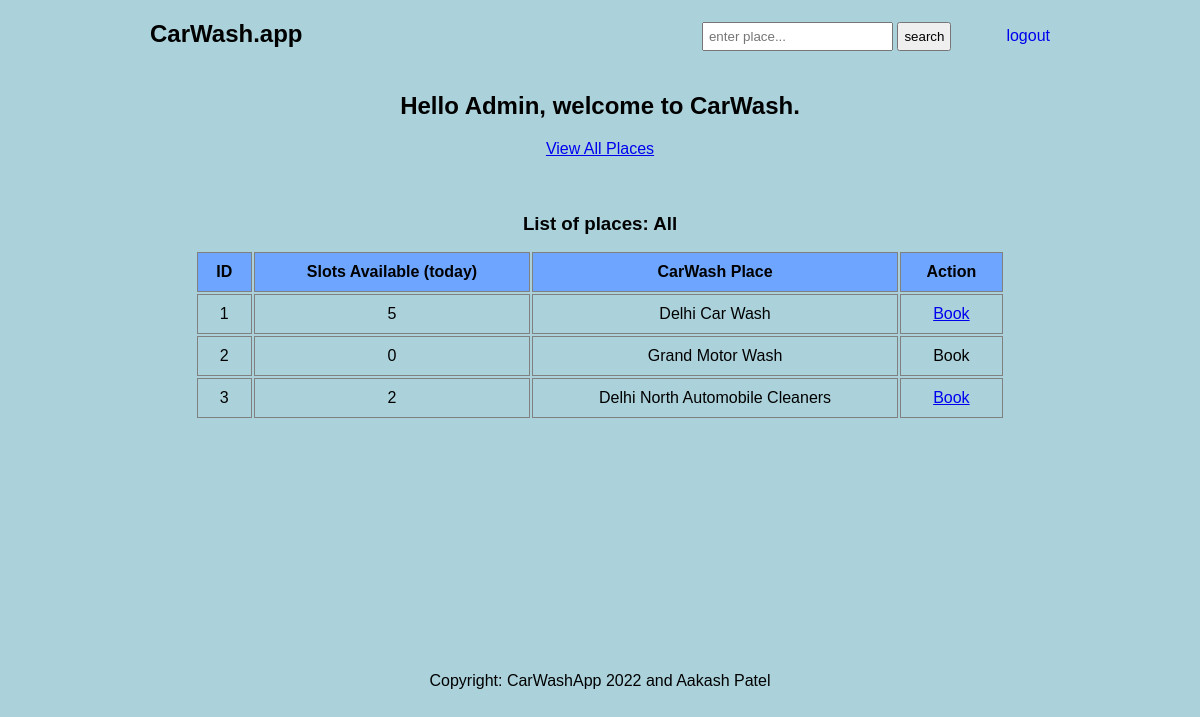
The app's page /search/?all=1 (signed in) with its own data.
### carwash/models.py (models this page shows, shortened)
class CarWashPlace(models.Model):
    name = models.CharField(verbose_name="carwash name", max_length=160)
    services = models.ManyToManyField(CarWashService, verbose_name="services")
    slots = models.IntegerField(default=5, verbose_name='slots available today')
    slots_last_refresh = models.DateField(default=now(), verbose_name='slots refreshed on')

### carwash/views.py (the view)
# urls.py: path("search/", views.search, name="search"),
def search(request):
    car_wash_places = []
    search_term = request.GET.get('place')
    view_all = request.GET.get('all')
    if view_all:
        car_wash_places = CarWashPlace.objects.all()
    if search_term:
        car_wash_places = CarWashPlace.objects.filter(name__icontains=search_term)
    print("search_term:", search_term)
    context = {
        "page": 'Search',
        "places": car_wash_places,
        "search": search_term
    }
    return render(request, template_name="carwash/index.html", context=context)

### templates/carwash/index.html (shortened to what this page needs)
{% extends 'base/index.html' %}
{% block main %}
    <div class="center-flex flex-column mt-40">
        {% if request.user.is_authenticated %}
        <h2>Hello <span class="username">{{request.user}}</span>, welcome to CarWash.</h2>
        {% else %}
        <h3>Please <a href="{% url 'login' %}">Login</a> to see your bookings.</h3>
        {% endif %}
        <a class="mt-20" href="{% url 'search' %}?all=1 ">View All Places</a>
    </div>
    {% if places %}
        <div class="booking-list center-flex flex-column">
            <h3>List of places: {% if search  %} {{search}}{% else %}All{% endif %}</h3>
            <table border="0">
                <thead>
                    <tr>
                        <th>ID</th>
                        <th>Slots Available (today)</th>
                        <th>CarWash Place</th>
                        <th>Action</th>
                    </tr>
                </thead>
                <tbody>
                    {% for p in places %}
                        <tr>
                            <td>{{p.id}}</td>
                            <td>{{p.slots }}</td>
                            <td>{{p.name}}</td>
                            <td><a href="{% url 'book_car_wash' p.id %}" class="{% if p.slots <= 0 %}not-active{% endif %}">Book</a></td>
                        </tr>
                    {% endfor %}
                </tbody>
            </table>
        </div>
    {% endif %}
{% endblock main %}

### assets/css/style.css (style rules this page uses)
* { margin: 0; padding: 0; box-sizing: border-box; }
html { background: #abd2db; font-family: Arial, Helvetica, sans-serif; }
body { width: 90%; max-width: 900px; margin: 0 auto; min-height: 100vh; }
h3 { line-height: 2rem; }
.center-flex { display: flex; justify-content: center; }
.flex-column { align-items: center; flex-direction: column; }
.mt-20 { margin-top: 20px; }
.mt-40 { margin-top: 40px; }
.username { text-transform: capitalize; }
.booking-list { margin-top: 50px; }
table { text-align: center; width: 90%; margin-inline: auto; margin-top: 10px; overflow-y: scroll; }
table th, table td { padding: 10px; border: 1px solid gray; font-size: 1rem; }
table th { background: #6da5ff; font-weight: 600; }
table tr { padding: 0; }
.not-active { pointer-events: none; cursor: default; text-decoration: none; color: black; }

### records on screen
CarWashPlace: id "1", slots "5", name "Delhi Car Wash"
CarWashPlace: id "2", slots "0", name "Grand Motor Wash"
CarWashPlace: id "3", slots "2", name "Delhi North Automobile Cleaners"

### other values on screen
{{ request.user }} "Admin"
